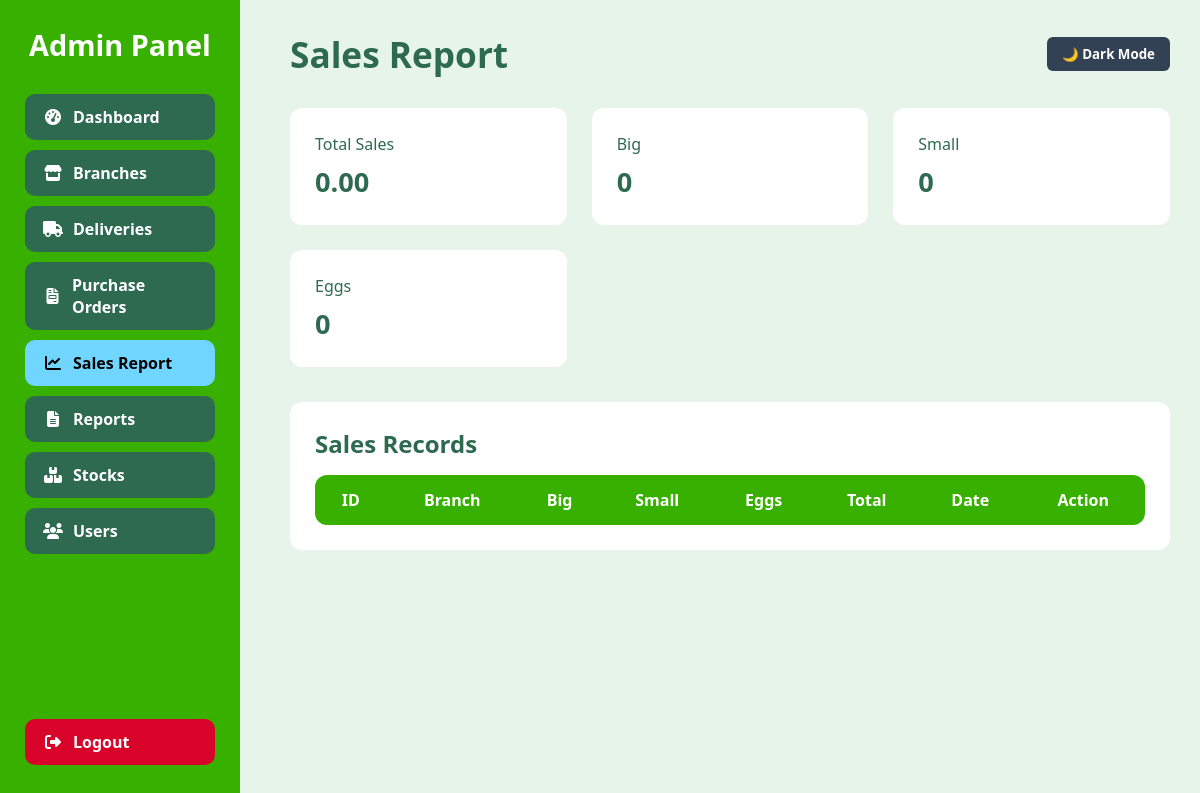
Page /sales.php on the earlier database version.
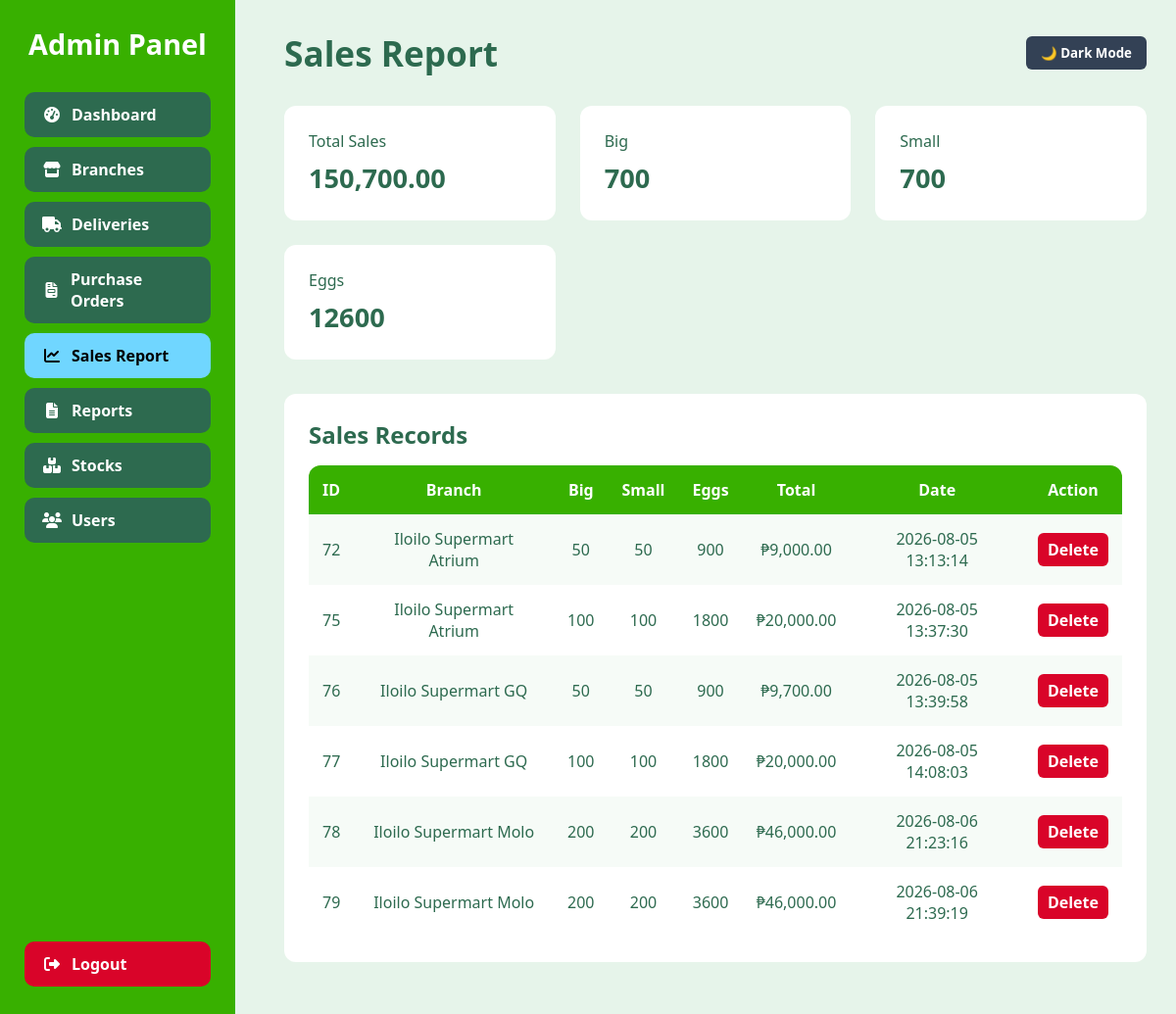
Same page on the later database version.
### tables this page shows
CREATE TABLE `sales` (
  `id` int(10) UNSIGNED NOT NULL,
  `branch_id` int(10) UNSIGNED NOT NULL,
  `big_trays_sold` int(10) UNSIGNED NOT NULL DEFAULT 0,
  `small_trays_sold` int(10) UNSIGNED NOT NULL DEFAULT 0,
  `egg_pieces_sold` int(10) UNSIGNED GENERATED ALWAYS AS (`big_trays_sold` * 30 + `small_trays_sold` * 12) STORED,
  `total_amount` decimal(10,2) NOT NULL DEFAULT 0.00,
  `sale_datetime` datetime NOT NULL DEFAULT current_timestamp(),
  `big_tray_price` decimal(10,2) DEFAULT NULL,
  `small_tray_price` decimal(10,2) DEFAULT NULL,
  `big_price` decimal(10,2) DEFAULT NULL,
  `small_price` decimal(10,2) DEFAULT NULL
);

CREATE TABLE `branches` (
  `id` int(10) UNSIGNED NOT NULL,
  `branch_name` varchar(100) NOT NULL,
  `low_stock_threshold` int(10) UNSIGNED NOT NULL DEFAULT 100,
  `is_active` tinyint(1) NOT NULL DEFAULT 1,
  `created_at` datetime NOT NULL DEFAULT current_timestamp(),
  `updated_at` datetime NOT NULL DEFAULT current_timestamp() ON UPDATE current_timestamp()
);

### sales_backend.php (called while the page is built, shortened)
<?php
include __DIR__ . '/../includes/db.php';
$sales_query = "
    SELECT
        s.id,
        s.branch_id,
        s.big_trays_sold,
        s.small_trays_sold,
        s.big_price,
        s.small_price,
        s.total_amount,
        s.sale_datetime,
        b.branch_name
    FROM sales s
    LEFT JOIN branches b ON s.branch_id = b.id
    ORDER BY s.sale_datetime ASC
";
$result = $conn->query($sales_query);
$sales = [];
if ($result) {
    while($row = $result->fetch_assoc()) {
        $row['egg_pieces_sold'] =
            ($row['big_trays_sold'] * 12) +
            ($row['small_trays_sold'] * 6);
        $row['total_amount'] = (float)$row['total_amount'];
        $sales[] = $row;
    }
}
$total_big_trays = 0;
$total_small_trays = 0;
$total_eggs = 0;
$total_sales_amount = 0;
foreach($sales as $s){
    $total_big_trays += $s['big_trays_sold'];
    $total_small_trays += $s['small_trays_sold'];
    $total_eggs += $s['egg_pieces_sold'];
    $total_sales_amount += $s['total_amount'];
}
?>

### sales.php (the view, shortened to what this page needs)
<?php include __DIR__ . '/backend/sales_backend.php'; ?>
<!DOCTYPE html>
<html lang="en">
<head>
<link rel="stylesheet"
href="https://cdnjs.cloudflare.com/ajax/libs/font-awesome/6.4.0/css/all.min.css">
</head>
<body>
<div class="wrapper">
<div class="sidebar">
    <h2>Admin Panel</h2>
    <a href="dashboard.php">
        <i class="fas fa-tachometer-alt"></i>
        Dashboard
    </a>
    <a href="branches.php">
        <i class="fas fa-store"></i>
        Branches
    </a>
    <a href="deliveries.php">
        <i class="fas fa-truck"></i>
        Deliveries
    </a>
    <a href="purchase_order.php">
        <i class="fas fa-file-invoice"></i>
        Purchase Orders
    </a>
    <a href="sales.php" class="active">
        <i class="fas fa-chart-line"></i>
        Sales Report
    </a>
    <a href="reports.php">
        <i class="fas fa-file-alt"></i>
        Reports
    </a>
    <a href="stocks.php">
        <i class="fas fa-boxes"></i>
        Stocks
    </a>
    <a href="users.php">
        <i class="fas fa-users"></i>
        Users
    </a>
    <a href="../index.html" class="logout">
        <i class="fas fa-sign-out-alt"></i>
        Logout
    </a>
</div>
<div class="main-content">
<div class="header">
    <h1>Sales Report</h1>
    <button id="darkToggle">
        🌙 Dark Mode
    </button>
</div>
<div class="cards-container">
    <div class="card-summary">
        Total Sales
        <br>
        <p>
            <?= number_format($total_sales_amount,2) ?>
        </p>
    </div>
    <div class="card-summary">
        Big
        <br>
        <p>
            <?= $total_big_trays ?>
        </p>
    </div>
    <div class="card-summary">
        Small
        <br>
        <p>
            <?= $total_small_trays ?>
        </p>
    </div>
    <div class="card-summary">
        Eggs
        <br>
        <p>
            <?= $total_eggs ?>
        </p>
    </div>
</div>
<div class="card">
    <h2>
        Sales Records
    </h2>
    <table>
        <tr>
            <th>ID</th>
            <th>Branch</th>
            <th>Big</th>
            <th>Small</th>
            <th>Eggs</th>
            <th>Total</th>
            <th>Date</th>
            <th>Action</th>
        </tr>
        <?php foreach($sales as $row): ?>
        <tr>
            <td>
                <?= $row['id'] ?>
            </td>
            <td>
                <?= $row['branch_name'] ?>
            </td>
            <td>
                <?= $row['big_trays_sold'] ?>
            </td>
            <td>
                <?= $row['small_trays_sold'] ?>
            </td>
            <td>
                <?= $row['egg_pieces_sold'] ?>
            </td>
            <td>
                ₱<?= number_format($row['total_amount'],2) ?>
            </td>
            <td>
                <?= $row['sale_datetime'] ?>
            </td>
            <td>
                <a
                    class="delete-btn"
                    href="sales.php?delete=<?= $row['id'] ?>"
                    onclick="return confirm('Delete this record?')">
                    Delete
                </a>
            </td>
        </tr>
        <?php endforeach; ?>
    </table>
</div>
</div>
</div>
</body>
</html>

Differences in the rows shown:
added sales: id "72", branch.branch_name "Iloilo Supermart Atrium", big_trays_sold "50", small_trays_sold "50", egg_pieces_sold "900", total_amount "9,000.00", sale_datetime "2026-08-05 13:13:14"
added sales: id "75", branch.branch_name "Iloilo Supermart Atrium", big_trays_sold "100", small_trays_sold "100", egg_pieces_sold "1800", total_amount "20,000.00", sale_datetime "2026-08-05 13:37:30"
added sales: id "76", branch.branch_name "Iloilo Supermart GQ", big_trays_sold "50", small_trays_sold "50", egg_pieces_sold "900", total_amount "9,700.00", sale_datetime "2026-08-05 13:39:58"
added sales: id "77", branch.branch_name "Iloilo Supermart GQ", big_trays_sold "100", small_trays_sold "100", egg_pieces_sold "1800", total_amount "20,000.00", sale_datetime "2026-08-05 14:08:03"
added sales: id "78", branch.branch_name "Iloilo Supermart Molo", big_trays_sold "200", small_trays_sold "200", egg_pieces_sold "3600", total_amount "46,000.00", sale_datetime "2026-08-06 21:23:16"
added sales: id "79", branch.branch_name "Iloilo Supermart Molo", big_trays_sold "200", small_trays_sold "200", egg_pieces_sold "3600", total_amount "46,000.00", sale_datetime "2026-08-06 21:39:19"
Other differences:
$total_sales_amount: "0.00" → "150,700.00"
$total_big_trays: "0" → "700"
$total_small_trays: "0" → "700"
$total_eggs: "0" → "12600"
